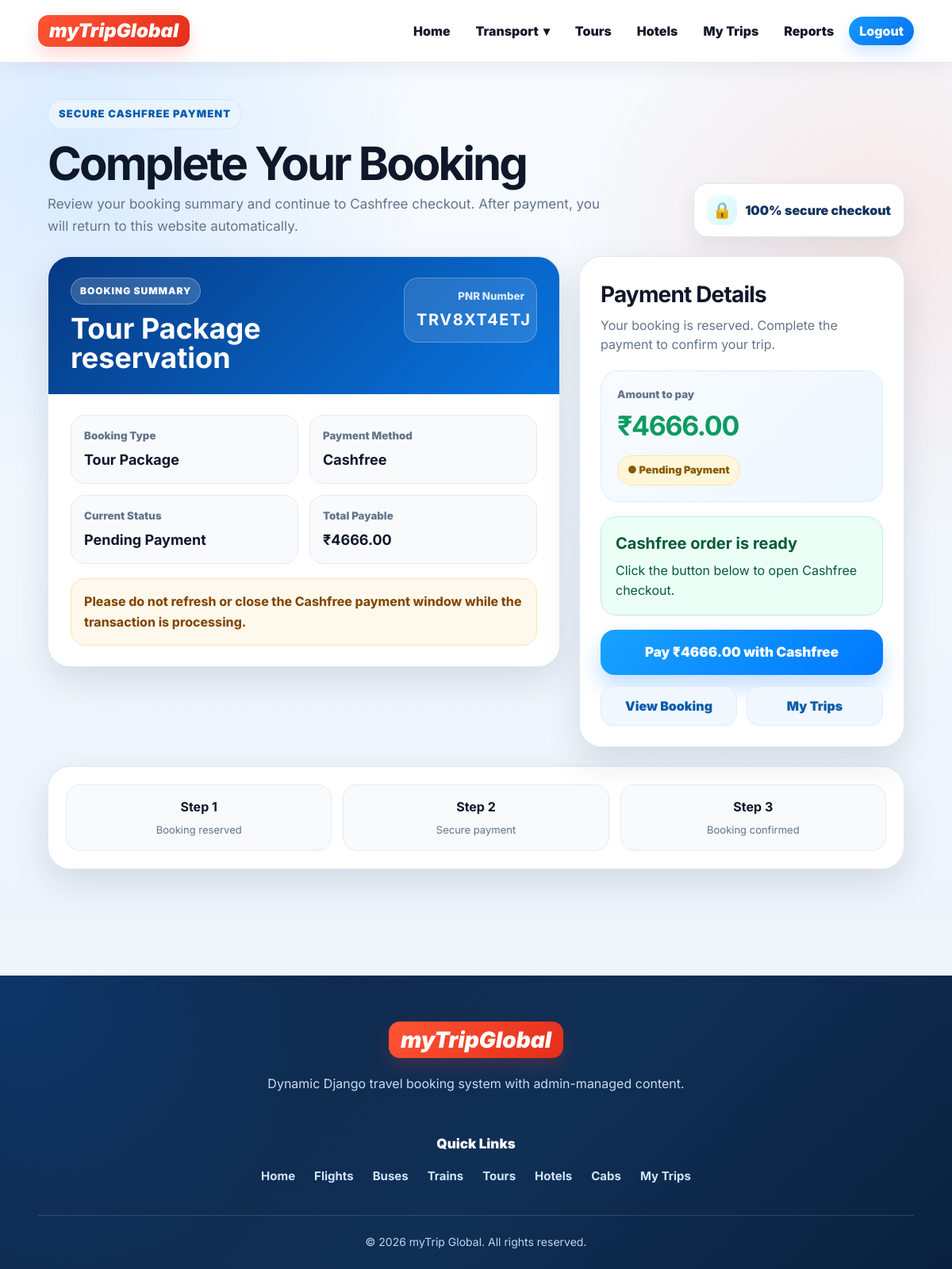
The app's page /payment/checkout/20/ (signed in) with its own data.
### booking/models.py (models this page shows, shortened)
class SiteSetting(models.Model):
    site_name = models.CharField(max_length=100, default='myTrip Global')
    logo_text = models.CharField(max_length=40, default='myTrip')
    tagline = models.CharField(max_length=150, blank=True, default="")
    hero_title = models.CharField(max_length=180, default='Book flights, buses, trains, hotels, tours and cabs in one place')
    hero_subtitle = models.TextField(default='Search travel, select seats, choose packages and pay securely online with Cashfree.')
    hero_image = models.ImageField(upload_to='site/', blank=True, null=True)
    support_email = models.EmailField(blank=True)
    support_phone = models.CharField(max_length=25, blank=True)
    footer_about = models.TextField(default='Book flights, buses, trains, tour packages, hotels and cabs from one trusted travel platform.')
    instagram_url = models.URLField(blank=True)
    twitter_url = models.URLField(blank=True)
    facebook_url = models.URLField(blank=True)
    is_active = models.BooleanField(default=True)
    updated_at = models.DateTimeField(auto_now=True)
    class Meta:
        verbose_name = 'Site Setting'
        verbose_name_plural = 'Site Settings'
    @classmethod
    def load(cls):
        return cls.objects.filter(is_active=True).order_by('-updated_at').first() or cls()

class Booking(models.Model):
    BOOKING_TYPES = [
        ('travel', 'Flight/Bus/Train'),
        ('tour', 'Tour Package'),
        ('hotel', 'Hotel'),
        ('cab', 'Cab'),
    ]
    STATUS_CHOICES = [
        ('pending', 'Pending Payment'),
        ('paid', 'Paid / Confirmed'),
        ('failed', 'Payment Failed'),
        ('cancelled', 'Cancelled'),
    ]
    PAYMENT_CHOICES = [
        ('pending', 'Pending'),
        ('success', 'Success'),
        ('failed', 'Failed'),
        ('refunded', 'Refunded'),
    ]
    user = models.ForeignKey(settings.AUTH_USER_MODEL, on_delete=models.CASCADE, related_name='bookings')
    booking_type = models.CharField(max_length=20, choices=BOOKING_TYPES)
    travel_service = models.ForeignKey(TravelService, on_delete=models.SET_NULL, null=True, blank=True)
    tour_package = models.ForeignKey(TourPackage, on_delete=models.SET_NULL, null=True, blank=True)
    hotel = models.ForeignKey(Hotel, on_delete=models.SET_NULL, null=True, blank=True)
    cab = models.ForeignKey(Cab, on_delete=models.SET_NULL, null=True, blank=True)
    pnr = models.CharField(max_length=15, unique=True, blank=True)
    travellers = models.PositiveIntegerField(default=1)
    selected_seats = models.JSONField(default=list, blank=True)
    check_in = models.DateField(blank=True, null=True)
    check_out = models.DateField(blank=True, null=True)
    rooms = models.PositiveIntegerField(default=1)
    pickup_location = models.CharField(max_length=150, blank=True)
    drop_location = models.CharField(max_length=150, blank=True)
    pickup_date = models.DateField(blank=True, null=True)
    tour_travel_date = models.DateField(blank=True, null=True)
    distance_km = models.DecimalField(max_digits=8, decimal_places=2, default=Decimal('0.00'))
    special_requests = models.TextField(blank=True)
    total_amount = models.DecimalField(max_digits=10, decimal_places=2, default=Decimal('0.00'))
    status = models.CharField(max_length=20, choices=STATUS_CHOICES, default='pending')
    payment_status = models.CharField(max_length=20, choices=PAYMENT_CHOICES, default='pending')
    created_at = models.DateTimeField(auto_now_add=True)
    cancelled_at = models.DateTimeField(blank=True, null=True)
    class Meta:
        ordering = ['-created_at']

### booking/views.py (the view, shortened to what this page needs)
# urls.py: path('payment/checkout/<int:booking_id>/', views.payment_checkout, name='payment_checkout'),
@login_required
def payment_checkout(request, booking_id):
    booking = get_object_or_404(Booking.objects.select_related('payment'), id=booking_id, user=request.user)
    if booking.status == 'paid' and booking.payment_status == 'success':
        return redirect('payment_success', booking_id=booking.id)
    if booking.status in ['cancelled', 'failed']:
        messages.error(request, 'This booking cannot be paid because it is cancelled or failed.')
        return redirect('booking_detail', pk=booking.pk)
    payment = _payment_for_booking(booking)
    config_error = ''
    gateway_error = ''
    return render(request, 'payment_checkout.html', {
        'booking': booking,
        'payment': payment,
        'cashfree_mode': getattr(settings, 'CASHFREE_ENVIRONMENT', 'sandbox'),
        'config_error': config_error,
        'gateway_error': gateway_error,
    })

### booking/context_processors.py (called while the page is built)
def global_site_data(request):
    try:
        return {
            'site_settings': SiteSetting.load(),
            'footer_links': FooterLink.objects.filter(is_active=True)[:8],
        }
    except Exception:
        return {
            'site_settings': SiteSetting(),
            'footer_links': [],
        }

### booking/views.py (called while the page is built)
def _payment_for_booking(booking):
    payment, _ = Payment.objects.get_or_create(
        booking=booking,
        defaults={'amount': booking.total_amount, 'method': 'Cashfree', 'status': 'pending'},
    )
    return payment

### booking/templates/payment_checkout.html (shortened to what this page needs)
{% extends 'base.html' %}
{% load static %}
{% block extra_css %}<link rel="stylesheet" href="{% static 'css/payment.css' %}?v=20.0">{% endblock %}
{% block content %}
<section class="checkout-page">
    <div class="checkout-container">
        <div class="checkout-hero">
            <div>
                <span class="checkout-kicker">Secure Cashfree Payment</span>
                <h1>Complete Your Booking</h1>
                <p>Review your booking summary and continue to Cashfree checkout. After payment, you will return to this website automatically.</p>
            </div>
            <div class="secure-badge"><span>🔒</span> 100% secure checkout</div>
        </div>
        <div class="checkout-grid">
            <article class="summary-card">
                <div class="summary-head">
                    <div>
                        <span>Booking Summary</span>
                        <h2>{{ booking.get_booking_type_display }} reservation</h2>
                    </div>
                    <div class="pnr-box">
                        <small>PNR Number</small>
                        <strong>{{ booking.pnr }}</strong>
                    </div>
                </div>
                <div class="summary-body">
                    <div class="info-grid">
                        <div class="info-item"><small>Booking Type</small><strong>{{ booking.get_booking_type_display }}</strong></div>
                        <div class="info-item"><small>Payment Method</small><strong>Cashfree</strong></div>
                        <div class="info-item"><small>Current Status</small><strong>{{ booking.get_status_display }}</strong></div>
                        <div class="info-item"><small>Total Payable</small><strong>₹{{ booking.total_amount|floatformat:2 }}</strong></div>
                    </div>
                    <div class="travel-note">Please do not refresh or close the Cashfree payment window while the transaction is processing.</div>
                </div>
            </article>
            <aside class="pay-card">
                <h2>Payment Details</h2>
                <p class="pay-subtitle">Your booking is reserved. Complete the payment to confirm your trip.</p>
                <div class="amount-box">
                    <small>Amount to pay</small>
                    <strong>₹{{ booking.total_amount|floatformat:2 }}</strong>
                    <span class="status-pill">● {{ booking.get_status_display }}</span>
                </div>
                {% if config_error %}
                    <div class="gateway-alert error"><h3>Cashfree keys are not configured</h3><p>{{ config_error }}</p><p>Add <code>CASHFREE_CLIENT_ID</code> and <code>CASHFREE_CLIENT_SECRET</code>, then restart Django.</p></div>
                {% elif gateway_error %}
                    <div class="gateway-alert error"><h3>Cashfree order creation failed</h3><p>{{ gateway_error }}</p></div>
                {% elif payment.payment_session_id %}
                    <div class="gateway-alert success"><h3>Cashfree order is ready</h3><p>Click the button below to open Cashfree checkout.</p></div>
                    <button id="cashfreePayBtn" type="button" class="pay-now">Pay ₹{{ booking.total_amount|floatformat:2 }} with Cashfree</button>
                {% else %}
                    <div class="gateway-alert error"><h3>Payment session not generated</h3><p>Please refresh this page or contact support.</p></div>
                {% endif %}
                <div class="payment-actions">
                    <a href="{% url 'booking_detail' booking.pk %}">View Booking</a>
                    <a href="{% url 'my_bookings' %}">My Trips</a>
                </div>
            </aside>
        </div>
        <div class="trust-card">
            <div class="trust-item"><b>Step 1</b><span>Booking reserved</span></div>
            <div class="trust-item"><b>Step 2</b><span>Secure payment</span></div>
            <div class="trust-item"><b>Step 3</b><span>Booking confirmed</span></div>
        </div>
    </div>
</section>
{% endblock %}

### booking/templates/base.html (shortened to what this page needs)
{% load static %}
<!doctype html>
<html lang="en">
<head>
    <link rel="stylesheet" href="{% static 'css/base.css' %}?v=25.0">
    {% block extra_css %}{% endblock %}
</head>
<body>
<header class="site-header">
    <div class="header-inner">
        <a class="brand" href="{% url 'home' %}" aria-label="Home">
            <span class="brand-mark">
                {{ site_settings.logo_text|default:'myTripGlobal' }}
            </span>
        </a>
        <nav class="main-nav" aria-label="Main navigation">
            <a href="{% url 'home' %}">Home</a>
            <details class="nav-dropdown">
                <summary>
                    Transport <span>▾</span>
                </summary>
            </details>
            <a href="{% url 'tour_list' %}">Tours</a>
            <a href="{% url 'hotel_list' %}">Hotels</a>
            {% if user.is_authenticated %}
                <a href="{% url 'my_bookings' %}">My Trips</a>
                {% if user.is_staff or user.is_superuser %}
                    <a href="{% url 'staff_reports' %}">Reports</a>
                {% endif %}
                <form class="logout-form" method="post" action="{% url 'logout' %}">
                    <button type="submit">Logout</button>
                </form>
            {% else %}
                <a class="login-link" href="{% url 'login' %}">Login</a>
                <a class="signup-link" href="{% url 'signup' %}">Sign up</a>
            {% endif %}
        </nav>
    </div>
</header>
<main>
    {% block content %}{% endblock %}
</main>
<footer class="site-footer">
    <div class="footer-inner footer-modern">
        <div class="footer-brand">
            <a class="brand footer-logo" href="{% url 'home' %}" aria-label="Home">
                <span class="brand-mark">
                    {{ site_settings.logo_text|default:'myTripGlobal' }}
                </span>
            </a>
            <p>
                {{ site_settings.footer_about|default:'Dynamic Django travel booking system with admin-managed content.' }}
            </p>
        </div>
        <div class="footer-menu">
            <h4>Quick Links</h4>
            <div class="footer-link-row">
                <a href="{% url 'home' %}">Home</a>
                <a href="{% url 'flight_list' %}">Flights</a>
                <a href="{% url 'bus_list' %}">Buses</a>
                <a href="{% url 'train_list' %}">Trains</a>
                <a href="{% url 'tour_list' %}">Tours</a>
                <a href="{% url 'hotel_list' %}">Hotels</a>
                <a href="{% url 'cab_list' %}">Cabs</a>
                {% if user.is_authenticated %}
                    <a href="{% url 'my_bookings' %}">My Trips</a>
                {% endif %}
            </div>
        </div>
    </div>
    <div class="footer-bottom">
        <span>
            © 2026 {{ site_settings.site_name|default:'myTrip Global' }}. All rights reserved.
        </span>
    </div>
</footer>
</body>
</html>

### booking/static/css/base.css (style rules this page uses)
:root { --primary: #0b7cff; --primary-600: #0067df; --primary-dark: #063a83; --accent: #ef3f2e; --success: #08985d; --warning: #b7791f; --danger: #d92d20; --ink: #0f172a; --text: #334155; --muted: #64748b; --line: #dce6f2; --soft: #f1f7ff; --bg: #f4f8fc; --card: #ffffff; --shadow: 0 18px 45px rgba(15, 35, 66, .12); --shadow-sm: 0 8px 24px rgba(15, 35, 66, .08); --radius: 24px; --container: min(1180px, 92vw); }
* { box-sizing: border-box; }
html { scroll-behavior: smooth; }
body { margin: 0; font-family: Inter, system-ui, -apple-system, BlinkMacSystemFont, "Segoe UI", Roboto, Arial, sans-serif; background: linear-gradient(180deg, #f8fbff 0%, #eef4fb 100%); color: var(--ink); line-height: 1.5; }
a { color: inherit; text-decoration: none; }
button, input, select, textarea { font: inherit; }
button { cursor: pointer; }
main { min-height: 62vh; }
.site-header { position: sticky; top: 0; z-index: 1000; background: rgba(255, 255, 255, .97); backdrop-filter: blur(14px); border-bottom: 1px solid rgba(226, 232, 240, .95); box-shadow: 0 8px 24px rgba(15, 35, 66, .06); }
.header-inner { width: var(--container); margin: 0 auto; min-height: 78px; display: flex; align-items: center; justify-content: space-between; gap: 24px; }
.brand { display: inline-flex; align-items: center; gap: 12px; min-width: max-content; }
.brand-mark { display: inline-flex; align-items: center; justify-content: center; background: linear-gradient(135deg, #ff5535, #e42d1a); color: #ffffff; border-radius: 13px; padding: 8px 14px; font-size: 24px; line-height: 1; font-weight: 900; font-style: italic; box-shadow: 0 10px 22px rgba(239, 63, 46, .2); }
.main-nav { display: flex; align-items: center; justify-content: flex-end; gap: 6px; flex-wrap: wrap; }
.main-nav > a, .logout-form button { border: 0; background: transparent; color: #111827; border-radius: 999px; padding: 10px 13px; font-weight: 850; line-height: 1; transition: .18s ease; }
.main-nav .login-link, .main-nav .signup-link, .logout-form button { background: linear-gradient(135deg, #1599ff, #0473ed); color: #ffffff; box-shadow: 0 10px 20px rgba(11, 124, 255, .18); }
.logout-form { margin: 0; }
.nav-dropdown { position: relative; display: inline-flex; align-items: center; }
.nav-dropdown summary { list-style: none; border: 0; background: transparent; color: #111827; border-radius: 999px; padding: 10px 13px; font-weight: 850; line-height: 1; cursor: pointer; transition: .18s ease; display: inline-flex; align-items: center; gap: 6px; }
.site-footer { background: radial-gradient(circle at top left, rgba(11, 124, 255, .18), transparent 34%), linear-gradient(135deg, #0d2748 0%, #102f55 55%, #09213f 100%); color: #dcecff; padding: 58px 0 24px; margin-top: 70px; }
.footer-inner { width: var(--container); margin: 0 auto; }
.footer-modern { display: flex; flex-direction: column; gap: 34px; }
.footer-brand { text-align: center; max-width: 780px; margin: 0 auto; }
.footer-brand .footer-logo { display: inline-flex; justify-content: center; margin-bottom: 18px; }
.footer-brand .brand-mark { font-size: 28px; padding: 9px 15px; border-radius: 14px; }
.footer-brand p { margin: 0 auto; max-width: 720px; color: #c7dcf4; font-size: 16px; line-height: 1.75; }
.footer-menu { text-align: center; }
.footer-menu h4 { color: #ffffff; font-size: 17px; font-weight: 900; margin: 0 0 16px; }
.footer-link-row { display: flex; justify-content: center; align-items: center; gap: 14px 24px; flex-wrap: wrap; }
.footer-link-row a { color: #cfe5ff; font-size: 15px; font-weight: 700; transition: .2s ease; }
.footer-bottom { width: var(--container); margin: 38px auto 0; padding-top: 22px; border-top: 1px solid rgba(255, 255, 255, .14); text-align: center; color: #bdd5ef; font-size: 14px; }

### records on screen
SiteSetting: logo_text "myTripGlobal", footer_about "Dynamic Django travel booking system with admin-managed content.", site_name "myTrip Global"
Booking: booking_type "Tour Package", pnr "TRV8XT4ETJ", status "Pending Payment", total_amount "4666.00"
